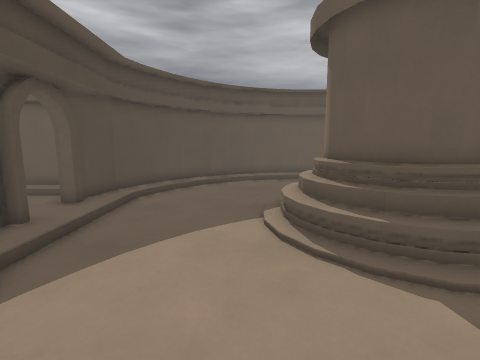
view 1 (above)

12 first-person views from a walk through a 3-D level made in the Godot game engine. The camera is 1.2 m above the floor, tilts 8° down and sees 85° across. The floor is counted in squares, 0.5 m on a side. Each view is taken from the middle of a square. On the plan, view 1 faces up. The plan holds only what a view shows up to about 18 squares ahead; the rest is blank. The place goes on beyond the plan.

view 2
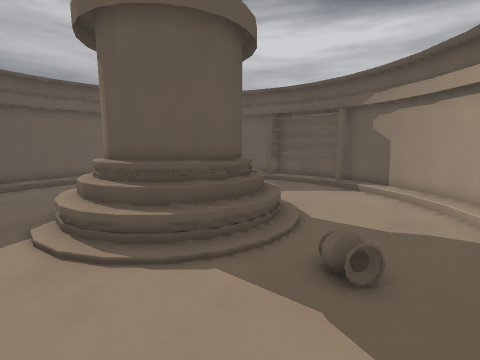

view 3
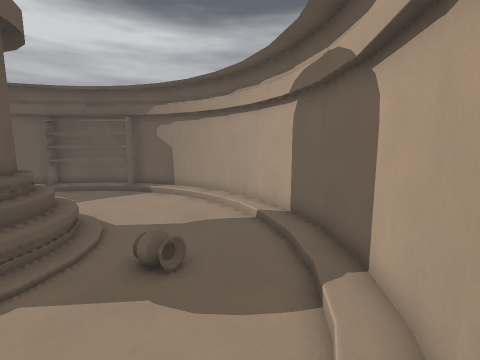

view 4
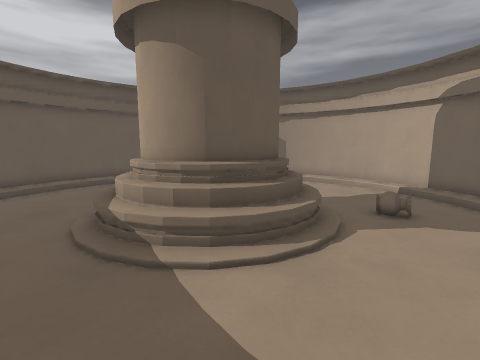

view 5
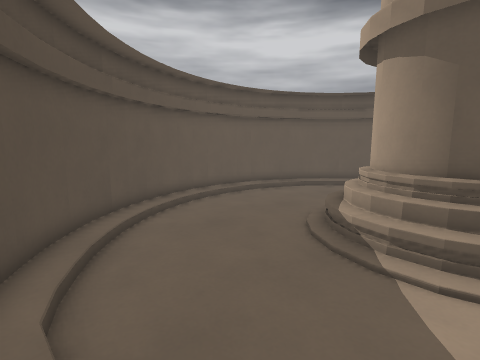

view 6
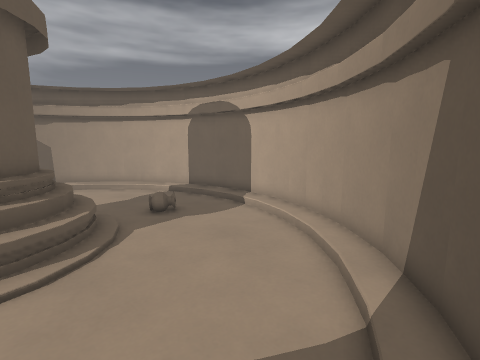

view 7
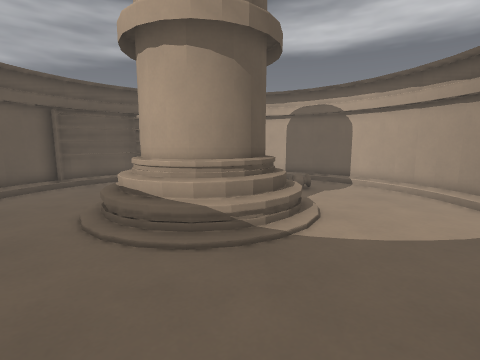

view 8
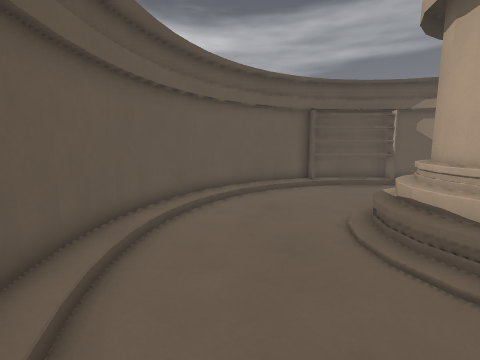

view 9
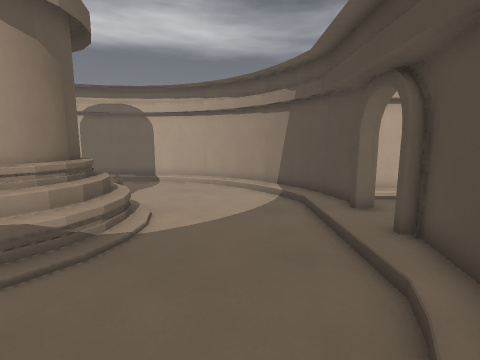

view 10
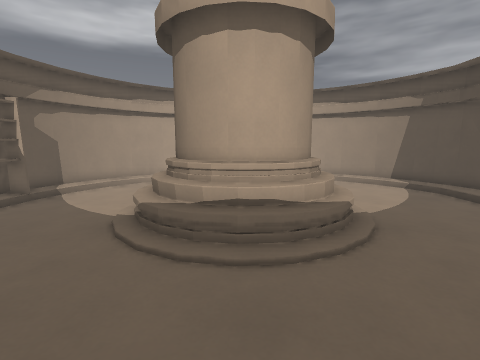

view 11
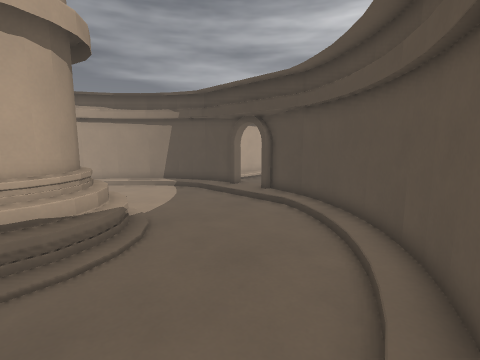

view 12
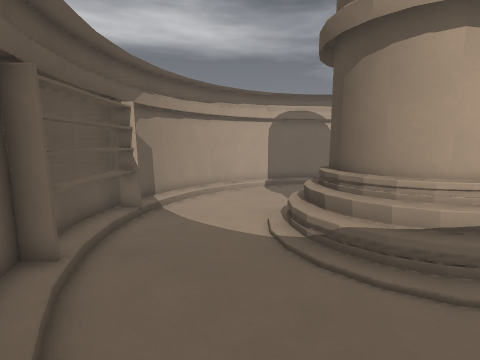

### Floor plan
Key: @ floor where view 1 was taken; # wall or solid block; x gap in a wall; . main floor; : floor 0.25 m higher than the main floor; / step, stairs or slope; = window, fence, low wall or low ledge; v drop or lower ground; O other object.
Columns run from 7 left of view 1 to 14 right of it. Each row starts with its distance up from view 1.
 19           ####
 18       #####::####
 17      ##://....//###
 16     ##/........../##
 15    ##/............:##
 14   ##/............../##
 13   #/................:#
 12  ##/................/#
 11  #:......./OO=/......#
 10  #:......Ox###O/.....#
  9 .#:......#v   vO/....#
  8 .::......#v   #O.....#
  7 .x:......O#   #O.....#
  6 .#:......OO###O/.....#
  5  #:.......OOOO/......#
  4  ##/........../...../#
  3   #/................:#
  2   ##:.......O....../##
  1    ##............./##
  0     ##/@........//##
 -1      ###//....//###
 -2        ##########

Positions as (right, up) in squares from view 1, and headings:
1: (0, 0), facing up
2: (0, 0), facing up-right
3: (-1, 0), facing right
4: (-4, 7), facing right
5: (-5, 7), facing up-right
6: (-5, 7), facing down-right
7: (-3, 14), facing down-right
8: (-1, 15), facing right
9: (-2, 15), facing down
10: (5, 17), facing down
11: (5, 18), facing down-left
12: (10, 16), facing down
